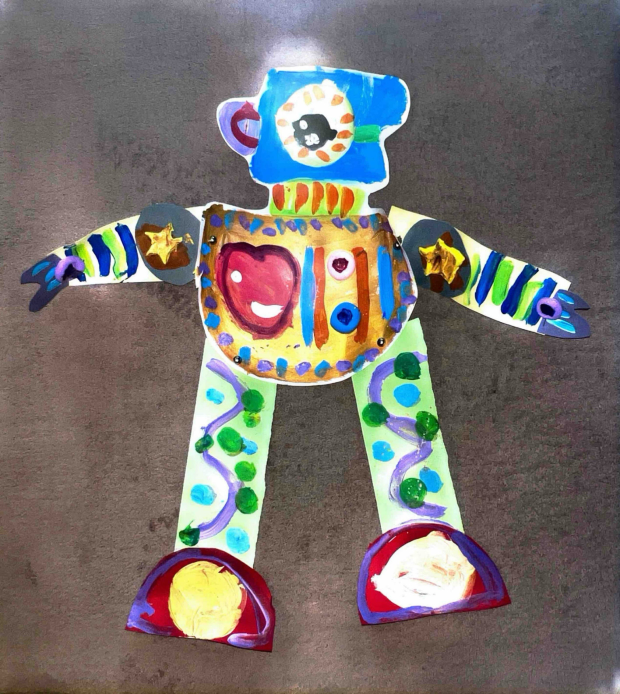
#> input picture artwork/Kayden/001.jpg, 1240 x 1388 px, found by its file name (shown at 1/2 size); its folder holds only this picture in this run
$ python compress_mobile_artworks.py
#> lines starting #> are read from the running program, lines starting #| are printed output that depends on the picture
"""
Creates mobile-optimised copies of all artwork images in artwork_mobile/.
Run once; re-run any time new artworks are added.

Output: max 800px on longest side, JPEG quality 65
Result: ~50-100 KB per image vs ~800 KB originals (~8x smaller)
"""
from PIL import Image
import os

SRC_BASE  = r"C:\Users\derek\Documents\Project\jd-partners-website\games\mygallery\artwork"
DST_BASE  = r"C:\Users\derek\Documents\Project\jd-partners-website\games\mygallery\artwork_mobile"
MAX_PX    = 800
QUALITY   = 65

for kid in ('Kayden', 'Kaylie'):
    src_dir = os.path.join(SRC_BASE, kid)
    dst_dir = os.path.join(DST_BASE, kid)
    os.makedirs(dst_dir, exist_ok=True)

    for fname in os.listdir(src_dir):
        if not fname.lower().endswith(('.jpg', '.jpeg', '.png', '.webp')):
            continue
        src = os.path.join(src_dir, fname)
        dst = os.path.join(dst_dir, os.path.splitext(fname)[0] + '.jpg')

        img = Image.open(src).convert('RGB')
#> img is the input picture: PIL image 1240x1388 RGB; mean R, G, B 117.4, 111.5, 108.4
        w, h = img.size
#> w = 1240; h = 1388
        if max(w, h) > MAX_PX:
            scale = MAX_PX / max(w, h)
#> scale = 0.576
            img = img.resize((int(w * scale), int(h * scale)), Image.LANCZOS)
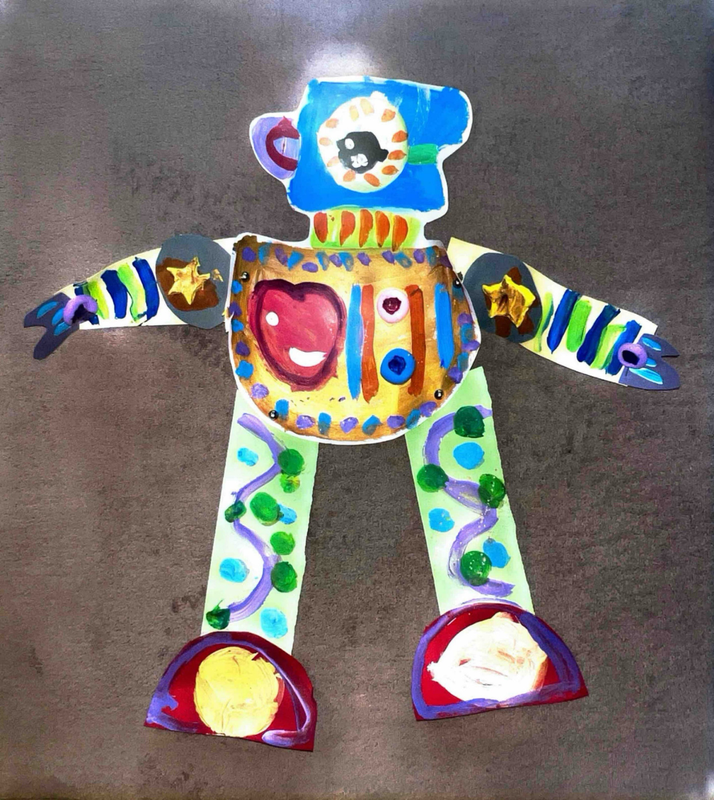
#> img: PIL image 714x800 RGB; mean R, G, B 117.4, 111.5, 108.4
        img.save(dst, 'JPEG', quality=QUALITY, optimize=True)
        orig_kb  = os.path.getsize(src) // 1024
        small_kb = os.path.getsize(dst) // 1024
        print(f'{kid}/{fname}  {orig_kb} KB -> {small_kb} KB')
#> pass 2 of the loop `for kid in ('Kayden', 'Kaylie'):`:
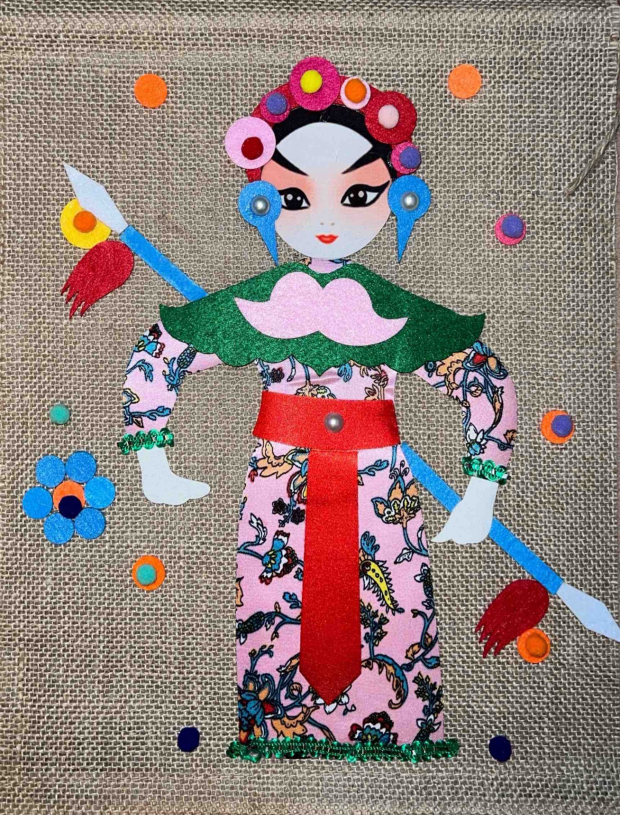
#> input picture artwork/Kaylie/001.jpg, 1240 x 1630 px, found by its file name (shown at 1/2 size)
#> img is the input picture: PIL image 1240x1630 RGB; mean R, G, B 144.3, 128.3, 125.1
#> `img = img.resize((int(w * scale), int(h * scale)), Image.LANCZOS)`:
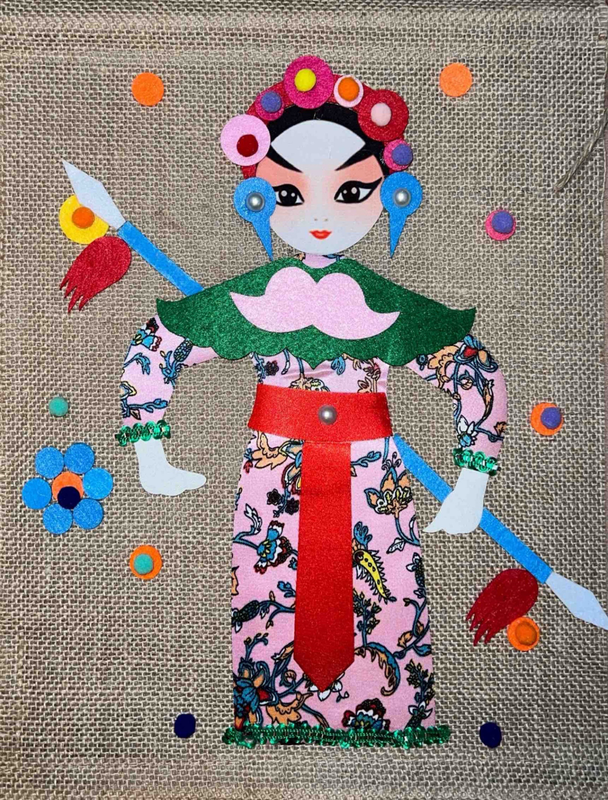
#> img: PIL image 608x800 RGB; mean R, G, B 144.3, 128.3, 125.1

print('\nDone. Commit the artwork_mobile/ folder alongside the code changes.')
